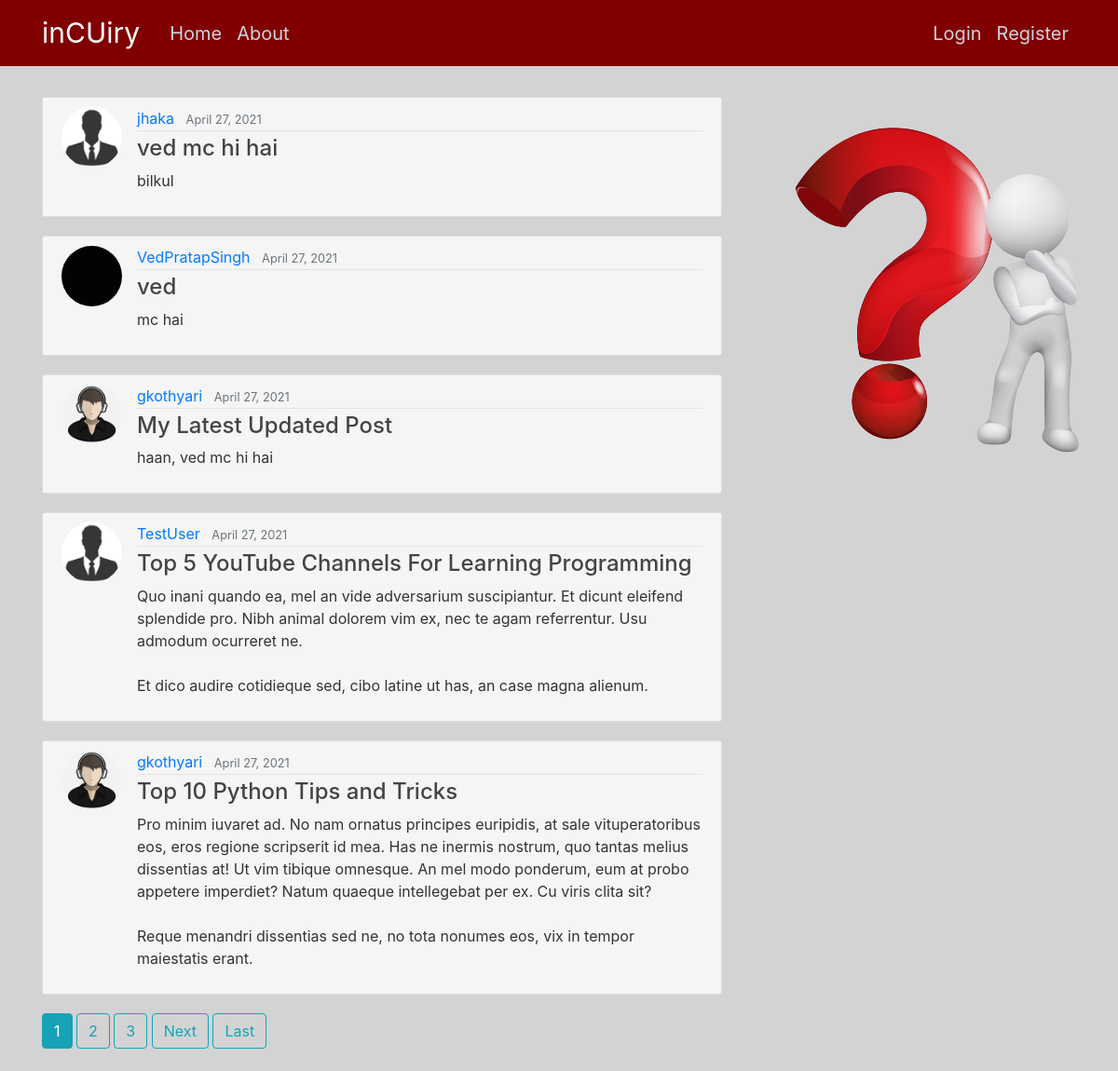
The app's page /, older data.
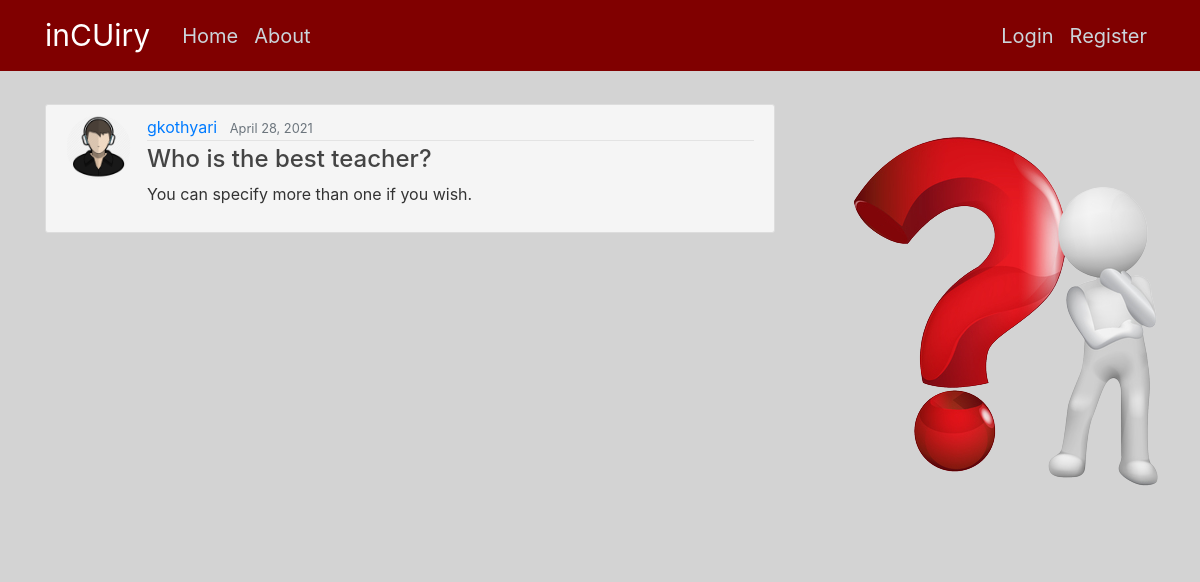
The same page, newer data.
### blog/models.py (models this page shows, shortened)
class Post(models.Model):
    title = models.CharField(max_length=100)
    content = models.TextField()
    date_posted = models.DateTimeField(default=timezone.now)
    author = models.ForeignKey(User, on_delete=models.CASCADE)

### users/models.py (models this page shows, shortened)
class Profile(models.Model):
    user = models.OneToOneField(User, on_delete=models.CASCADE)
    image = models.ImageField(default='default.jpg', upload_to='profile_pics')

### blog/views.py (the view)
# urls.py: path("", PostListView.as_view(), name="blog-home"),
class PostListView(ListView):
    model = Post
    template_name = "blog/home.html"  # <app>/<model>_<viewtype>.html
    context_object_name = "posts"
    ordering = ["-date_posted"]
    paginate_by = 5

### blog/templates/blog/home.html (shortened to what this page needs)
{% extends "blog/base.html" %}
{% block content %}
    {% for post in posts %}
        <article class="media content-section" style="background-color: whitesmoke;">
          <img class="rounded-circle article-img" src="{{ post.author.profile.image.url }}">
          <div class="media-body">
            <div class="article-metadata">
              <a class="mr-2" href="{% url 'user-posts' post.author.username %}">{{ post.author }}</a>
              <small class="text-muted">{{ post.date_posted|date:"F d, Y" }}</small>
            </div>
            <h4><a class="article-title" href="{% url 'post-detail' post.id %}">{{ post.title }}</a></h4>
            <p class="article-content">{{ post.content }}</p>
          </div>
        </article>
    {% endfor %}
    {% if is_paginated %}
      {% for num in page_obj.paginator.page_range %}
        {% if page_obj.number == num %}
          <a class="btn btn-info mb-4" href="?page={{ num }}">{{ num }}</a>
        {% elif num > page_obj.number|add:'-3' and num < page_obj.number|add:'3' %}
          <a class="btn btn-outline-info mb-4" href="?page={{ num }}">{{ num }}</a>
        {% endif %}
      {% endfor %}
      {% if page_obj.has_next %}
        <a class="btn btn-outline-info mb-4" href="?page={{ page_obj.next_page_number }}">Next</a>
        <a class="btn btn-outline-info mb-4" href="?page={{ page_obj.paginator.num_pages }}">Last</a>
      {% endif %}
    {% endif %}
{% endblock content %}

Row changes from the older to the newer data that the page shows:
removed Post: author.profile.image (placeholder picture), author "jhaka", date_posted "April 27, 2021", title "ved mc hi hai", content "bilkul"
removed Post: author.profile.image (picture), author "VedPratapSingh", date_posted "April 27, 2021", title "ved", content "mc hai"
removed Post: author.profile.image (picture), author "gkothyari", date_posted "April 27, 2021", title "My Latest Updated Post", content "haan, ved mc hi hai"
removed Post: author.profile.image (placeholder picture), author "TestUser", date_posted "April 27, 2021", title "Top 5 YouTube Channels For Learning Programming", content "Quo inani quando ea, mel an vide adversarium suscipiantur. Et dicunt eleifend splendide pro. Nibh animal dolorem vim ex, nec te agam referrentur. Usu admodum ocurreret ne. Et dico audire cotidieque sed, cibo latine ut has, an case magna alienum."
removed Post: author.profile.image (picture), author "gkothyari", date_posted "April 27, 2021", title "Top 10 Python Tips and Tricks", content "Pro minim iuvaret ad. No nam ornatus principes euripidis, at sale vituperatoribus eos, eros regione scripserit id mea. Has ne inermis nostrum, quo tantas melius dissentias at! Ut vim tibique omnesque. An mel modo ponderum, eum at probo appetere imperdiet? Natum quaeque intellegebat per ex. Cu viris clita sit? Reque menandri dissentias sed ne, no tota nonumes eos, vix in tempor maiestatis erant."
added Post: author.profile.image (picture), author "gkothyari", date_posted "April 28, 2021", title "Who is the best teacher?", content "You can specify more than one if you wish."
Text that changed along with them:
list line gone: "1"
list line gone: "2"
list line gone: "3"
text no longer shown: "Next Last"
